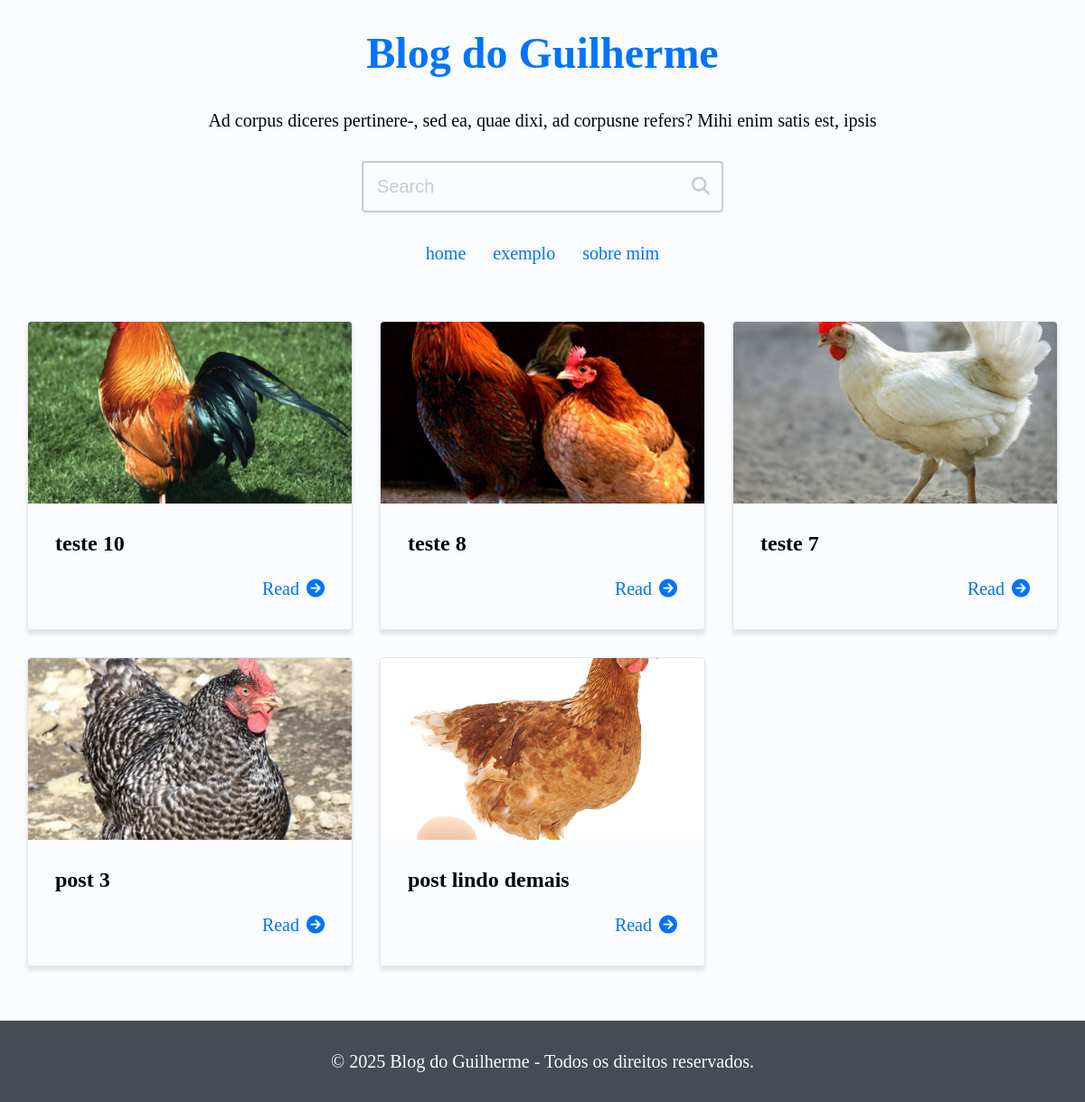
Screenshot of /tag/python/ with the database file from the repository.
### site_setup/models.py (models this page shows, shortened)
class SiteSetup(models.Model):
    class Meta:
        verbose_name = 'Setup'
        verbose_name_plural = 'Setup'
    title = models.CharField(max_length=65)
    description = models.CharField(max_length=255)
    show_header = models.BooleanField(default=True)
    show_search = models.BooleanField(default=True)
    show_menu = models.BooleanField(default=True)
    show_description = models.BooleanField(default=True)
    show_pagination = models.BooleanField(default=True)
    show_footer = models.BooleanField(default=True)
    favicon = models.ImageField(
        upload_to='assets/favicon/%Y/%m',
        blank=True, null=True,
        validators=[validate_png],  # Assuming validate_png is defined in utils/model_validators.py
        )

class MenuLink(models.Model):
    class Meta:
        verbose_name = 'Menu Link'
        verbose_name_plural = 'Menu Links'
    text = models.CharField(max_length=50)
    url_or_path = models.CharField(max_length=2048)
    new_tab = models.BooleanField(default=False)
    site_setup = models.ForeignKey(
        'SiteSetup', on_delete=models.CASCADE, blank=True, null=True,
        default=None, related_name='menu'
    )

### blog/models.py (models this page shows, shortened)
class Post(models.Model):
    class Meta:
        verbose_name = 'Post'
        verbose_name_plural = 'Posts'
    is_published = models.BooleanField(default=False)
    objects = PostManager()
    title = models.CharField(max_length=65,)
    slug = models.SlugField(
        unique=True, default="",
        null=False, blank=True, max_length=255
    )
    excerpt = models.CharField(max_length=150)
    is_published = models.BooleanField(
        default=False,
        help_text=(
            'Este campo precisará estar marcado '
            'para o post ser exibido publicamente.'
        ),
    )
    content = models.TextField()
    cover = models.ImageField(upload_to='posts/%Y/%m/', blank=True, default='')
    cover_in_post_content = models.BooleanField(
        default=True,
        help_text='Se marcado, exibirá a capa dentro do post.',
    )
    created_at = models.DateTimeField(auto_now_add=True)
    created_by = models.ForeignKey(
        User,
        on_delete=models.SET_NULL,
        blank=True, null=True,
        related_name='post_created_by'
    )
    updated_at = models.DateTimeField(auto_now=True)
    updated_by = models.ForeignKey(
        User,
        on_delete=models.SET_NULL,
        blank=True, null=True,
        related_name='post_updated_by'
    )
    category = models.ForeignKey(
        Category, on_delete=models.SET_NULL, null=True, blank=True,
        default=None,
    )
    tags = models.ManyToManyField(Tag, blank=True, default='')
    def get_absolute_url(self):
        if not self.is_published:
            return reverse("blog:index")
        return reverse("blog:post", kwargs={"slug": self.slug,})

### blog/views.py (the view)
# urls.py: path('tag/<slug:slug>/', TagListViews.as_view(), name='tag'),
class TagListViews(PostListView):
    allow_empty = False
    def get_queryset(self) -> QuerySet[Any]:
        return super().get_queryset().filter(tags__slug=self.kwargs.get('slug'))
    def get_context_data(self, **kwargs):
        ctx = super().get_context_data(**kwargs)
        page_title = f'{self.object_list[0].tags.first().name} - tag - '
        ctx.update({'page_title': page_title})
        return ctx

### blog/views.py (called while the page is built)
    def get_context_data(self, **kwargs):
        context = super().get_context_data(**kwargs)
        context.update({
            'page_title': 'Home - ',
        })
        return context

### site_setup/context_processors.py (called while the page is built)
def context_processor_example(request):
    return {
        'example': 'Veio do context processor (example)'
    }

def site_setup(request):
    setup = SiteSetup.objects.order_by('-id').first()
    return {
        'site_setup': setup,
    }

### blog/templates/blog/pages/index.html
{% extends 'blog/base.html' %}
{% block content %}
  <main class="main-content section-wrapper">
    <div class="section-content-wide">
      <div class="section-gap">
        {% if posts %}
          <div class="card-grid">
            {% for post in posts %}
              {% include 'blog/partials/_post-card.html' with i=forloop.counter0 %}
            {% endfor %}
          </div>
        {% else %}
          <div class="not-found center">
            <h1>No posts found</h1>
            <p>It seems we couldn't find any posts matching your criteria.
              <a href="{% url "blog:index" %}">Home</a>
            </p>
        {% endif %}
      </div>
    </div>
  </main>
{% endblock content %}

### blog/templates/blog/partials/_header.html (shortened to what this page needs)
<header class="header section-wrapper">
  <div class="section-content-wide">
    <div class="section-gap">
      <h1 class="blog-title center pb-base">
        <a class="blog-link" href="/">{{ site_setup.title }}</a>
      </h1>
      {% if site_setup.show_description %}
            <p class="blog-description pb-base center">{{ site_setup.description }}</p>
      {% endif %}
      {% if site_setup.show_search %}
        <div class="search pb-base center">
          <form class="search-form" action="{% url "blog:search" %}" method="get">
            <div class="search-content">
              <input
                class="search-input"
                type="search"
                name="search"
                id="search-input"
                placeholder="Search"
                value="{{ search_value }}"
                required
              >
              <button class="search-btn" type="submit" aria-labelledby="search-label">
                <i class="fa fa-search"></i>
              </button>
            </div>
          </form>
        </div>
      {% endif %}
      {% if site_setup.show_menu %}
        <nav class="menu">
          <ul class="menu-items">
            {% for link in site_setup.menu.all %}
              <li class="menu-item">
                {% if link.new_tab %}
                  <a target="_blank" class="menu-link" href="{{ link.url_or_path }}">
                    {{ link.text }}
                  </a>
              {% else %}
                  <a class="menu-link" href="{{ link.url_or_path }}">
                    {{ link.text }}
                  </a>
                {% endif %}
              </li>
            {% endfor %}
          </ul>
        </nav>
      {% endif %}
    </div>
  </div>
</header>

### blog/templates/blog/partials/_post-card.html (shortened to what this page needs)
<article class="card">
  {% if post.cover %}
    <div class="card-cover-wrapper">
      <a href="{{ post.get_absolute_url }}" class="card-cover-link">
        <img
          class="card-cover"
          loading="lazy"
          src="{{ post.cover.url }}"
          alt="Cover do post {{ post.title }}"
        >
      </a>
    </div>
  {% endif %}
  <div class="card-text-wrapper">
    <div class="card-title-wrapper">
      <h2 class="card-title">
        <a href="{{ post.get_absolute_url }}" class="card-title-link">
          {{ post.title }}
        </a>
      </h2>
    </div>
    <div class="card-content-wrapper">
      <div class="card-actions">
        <a class="card-action-link" href="{{ post.get_absolute_url }}">
          <span>Read</span>
          <i class="fa-solid fa-circle-arrow-right"></i>
        </a>
      </div>
    </div>
  </div>
</article>

### blog/templates/blog/partials/_footer.html (shortened to what this page needs)
<footer class="footer section-wrapper mt-base ">
  <div class="section-content-wide">
    <div class="section-gap">
      <div class="center">
        <a href="#"> © {% now "Y" %} {{ site_setup.title }} - Todos os direitos reservados. </a>
      </div>
    </div>
  </div>
</footer>

### blog/static/blog/css/remedy.css (style rules this page uses)
html { line-sizing: normal; }
body { margin: 0; }
h1 { font-size: 2rem; }
h2 { font-size: 1.5rem; }
h1 { margin: 0.67em 0; }
img, svg, video, canvas, audio, iframe, embed, object { display: block; vertical-align: middle; max-width: 100%; }
img, svg, video, canvas { height: auto; }
img { border-style: none; }
article, aside, details, figcaption, figure, footer, header, hgroup, main, nav, section { display: block; }

### rows the page displays
SiteSetup: title "Blog do Guilherme", description "Ad corpus diceres pertinere-, sed ea, quae dixi, ad corpusne refers? Mihi enim satis est, ipsis"
MenuLink: text "home"
MenuLink: text "exemplo"
MenuLink: text "sobre mim"
Post: cover (picture), title "teste 10"
Post: cover (picture), title "teste 8"
Post: cover (picture), title "teste 7"
Post: cover (picture), title "post 3"
Post: cover (picture), title "post lindo demais"
